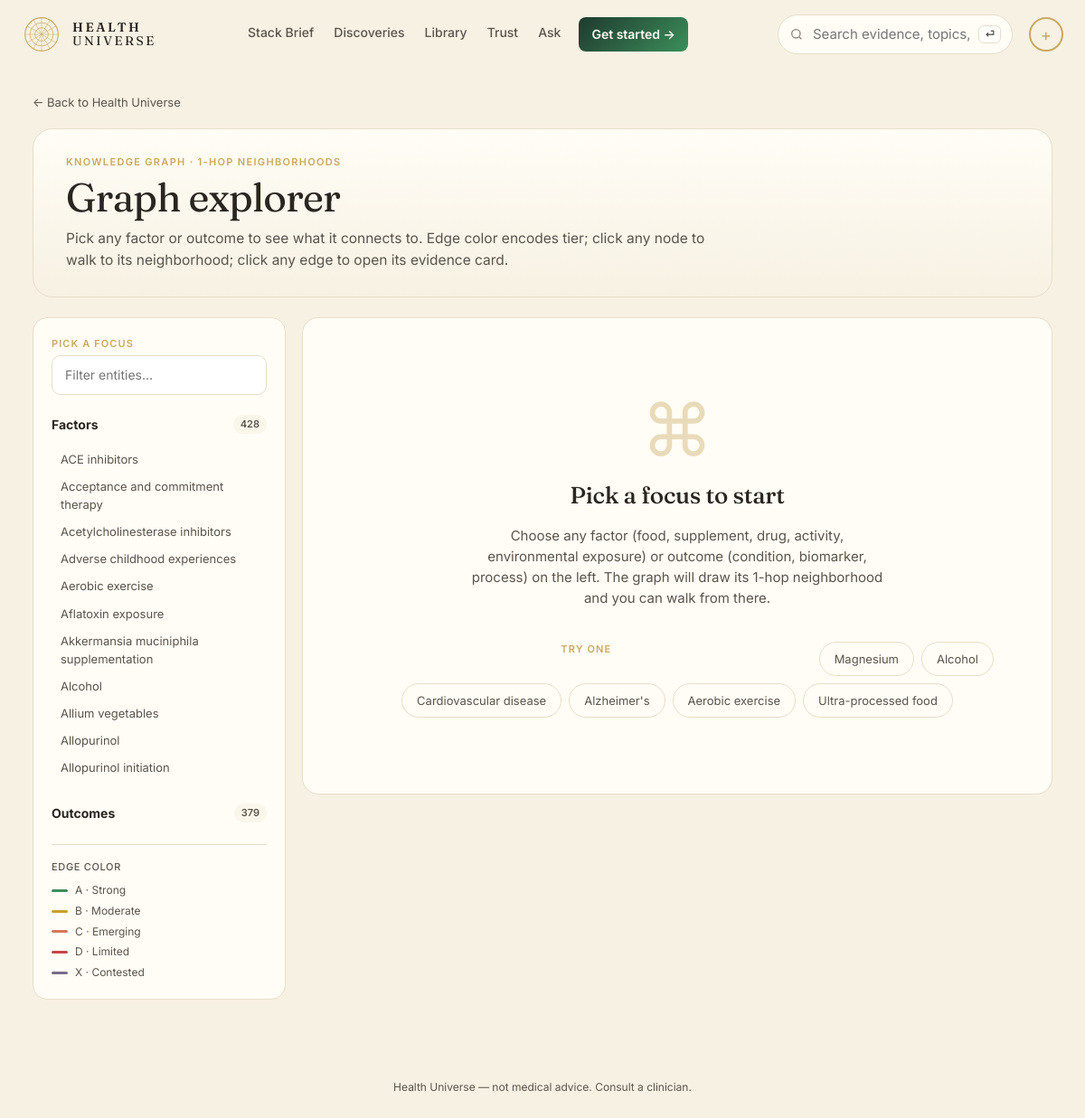
/explore, run on the app's committed database.
### tables this page shows
CREATE TABLE entity (
    id            INTEGER PRIMARY KEY,
    slug          TEXT NOT NULL UNIQUE,
    name          TEXT NOT NULL,
    kind          TEXT NOT NULL CHECK (kind IN (
                    'food','nutrient','supplement','drug','activity',
                    'behavior','environmental','pathogen','gene',
                    'biomarker','condition','process')),
    aliases       TEXT,           -- JSON array
    description   TEXT,
    created_at    TEXT NOT NULL DEFAULT (datetime('now')),
    updated_at    TEXT NOT NULL DEFAULT (datetime('now'))
, embedding BLOB, embedded_at TEXT);

### web/app.py (the view)
@app.get("/explore", response_class=HTMLResponse)
def explore(request: Request, focus: str = ""):
    with connect() as conn:
        all_factors = [dict(r) for r in conn.execute(
            "SELECT slug, name FROM entity WHERE kind IN "
            "('food','nutrient','supplement','drug','activity','behavior','environmental') "
            "ORDER BY name").fetchall()]
        all_outcomes = [dict(r) for r in conn.execute(
            "SELECT slug, name FROM entity WHERE kind IN "
            "('condition','process','biomarker') ORDER BY name").fetchall()]
        focus_entity = None
        nodes: list[dict] = []
        edges: list[dict] = []
        if focus:
            focus_entity = conn.execute(
                "SELECT * FROM entity WHERE slug=?", (focus,)).fetchone()
            if focus_entity:
                rows = conn.execute("""
                    SELECT e.id, e.tier, e.direction, e.summary,
                           f.slug AS f_slug, f.name AS f_name, f.kind AS f_kind,
                           o.slug AS o_slug, o.name AS o_name, o.kind AS o_kind
                    FROM edge e
                    JOIN entity f ON f.id = e.factor_id
                    JOIN entity o ON o.id = e.outcome_id
                    WHERE e.factor_id = ? OR e.outcome_id = ?
                    ORDER BY CASE e.tier WHEN 'A' THEN 1 WHEN 'B' THEN 2
                                  WHEN 'C' THEN 3 ELSE 4 END LIMIT 80""",
                    (focus_entity["id"], focus_entity["id"])).fetchall()
                seen = {focus_entity["slug"]: dict(focus_entity)}
                for r in rows:
                    if r["f_slug"] not in seen:
                        seen[r["f_slug"]] = {"slug": r["f_slug"], "name": r["f_name"], "kind": r["f_kind"]}
                    if r["o_slug"] not in seen:
                        seen[r["o_slug"]] = {"slug": r["o_slug"], "name": r["o_name"], "kind": r["o_kind"]}
                    edges.append({
                        "id": r["id"], "from": r["f_slug"], "to": r["o_slug"],
                        "tier": r["tier"], "direction": r["direction"],
                        "summary": r["summary"],
                    })
                nodes = list(seen.values())
    return render(request, "explore.html", {
        "title": "Explore",
        "factors": all_factors,
        "outcomes": all_outcomes,
        "focus": focus, "focus_entity": dict(focus_entity) if focus_entity else None,
        "nodes": nodes, "edges": edges,
    })

### web/templates/explore.html (shortened to what this page needs)
{% extends "base.html" %}
{% block content %}
<section class="explore-page-v2">
  <a class="back" href="/">← Back to Health Universe</a>
  <header class="explore-head">
    <p class="explore-eyebrow">Knowledge graph · 1-hop neighborhoods</p>
    <h1 class="explore-title">Graph explorer</h1>
    <p class="explore-lede">Pick any factor or outcome to see what it connects to. Edge color encodes tier; click any node to walk to its neighborhood; click any edge to open its evidence card.</p>
  </header>
  <div class="explore-grid-v2">
    <aside class="explore-picker-v2">
      <p class="diary-section-eyebrow">Pick a focus</p>
      <input id="exFilter" class="explore-filter" placeholder="Filter entities…"
             aria-label="Filter entities" oninput="exFilter(this.value)" />
      <details open class="explore-cat">
        <summary><b>Factors</b> <span class="explore-count">{{ factors|length }}</span></summary>
        <ul class="explore-list-v2">
          {% for f in factors %}<li data-name="{{ f.name|lower }}"><a href="/explore?focus={{ f.slug }}" class="{% if focus==f.slug %}sel{% endif %}">{{ f.name }}</a></li>{% endfor %}
        </ul>
      </details>
      <details class="explore-cat">
        <summary><b>Outcomes</b> <span class="explore-count">{{ outcomes|length }}</span></summary>
      </details>
      <div class="explore-legend">
        <p class="explore-legend-h">Edge color</p>
        <ul class="explore-legend-list">
          <li><span class="explore-legend-dot" style="background:var(--tier-A)"></span>A · Strong</li>
          <li><span class="explore-legend-dot" style="background:var(--tier-B)"></span>B · Moderate</li>
          <li><span class="explore-legend-dot" style="background:var(--tier-C)"></span>C · Emerging</li>
          <li><span class="explore-legend-dot" style="background:var(--tier-D)"></span>D · Limited</li>
          <li><span class="explore-legend-dot" style="background:var(--tier-X)"></span>X · Contested</li>
        </ul>
      </div>
    </aside>
    <main class="explore-canvas-v2">
      {% if focus_entity %}
      <header class="explore-focus-head">
        <div>
          <p class="diary-section-eyebrow">Focus · {{ focus_entity.kind }}</p>
          <h2 class="explore-focus-title">{{ focus_entity.name }}</h2>
        </div>
        <div class="explore-focus-meta">
          <span class="badge ghost">{{ edges|length }} edge{{ edges|length != 1 and "s" or "" }}</span>
          <span class="badge ghost">{{ nodes|length }} entit{{ nodes|length != 1 and "ies" or "y" }}</span>
        </div>
      </header>
      <div class="explore-canvas-frame">
        <svg id="graph" viewBox="-300 -300 600 600" preserveAspectRatio="xMidYMid meet"
             style="width:100%; height:560px; background:var(--bg-soft); border-radius:14px;">
          <defs>
            <marker id="arr" viewBox="0 0 10 10" refX="9" refY="5" markerWidth="7" markerHeight="7" orient="auto">
              <path d="M 0 0 L 10 5 L 0 10 Z" fill="#888"/>
            </marker>
          </defs>
        </svg>
        <p class="explore-canvas-hint muted small">Tip · click any edge line to open its evidence card; click any node to walk the graph.</p>
      </div>
      <section class="explore-edges-v2">
        <h3 class="explore-edges-h">Edges <span class="explore-count">{{ edges|length }}</span></h3>
        <ul class="explore-edge-list-v2">
          {% for e in edges %}
          <li>
            <a href="/edge/{{ e.id }}">
              <span class="pill tier-{{ e.tier }}">{{ e.tier }}</span>
              <span class="explore-edge-pair"><b>{{ e.from }}</b> <span class="lib-arrow">→</span> <b>{{ e.to }}</b></span>
              <span class="badge dir-{{ e.direction }}">{{ DIRECTION_LABEL[e.direction] }}</span>
            </a>
          </li>
          {% endfor %}
        </ul>
      </section>
      <script>
        const NODES = {{ nodes | tojson }};
        const EDGES = {{ edges | tojson }};
        const FOCUS = "{{ focus }}";
        const TIER_COLOR = {A:"#3b8e5a", B:"#c8a02a", C:"#d97757", D:"#c44545", X:"#7a6a8c"};
        const KIND_COLOR = {
          food:"#7c8e3a", nutrient:"#7c8e3a", supplement:"#3b8e5a",
          drug:"#5a7eb0", activity:"#c9a961", behavior:"#a08560",
          environmental:"#7a6a8c", process:"#1f3a2e",
          condition:"#c44545", biomarker:"#3b8e5a", pathogen:"#a08560", gene:"#5a7eb0"
        };
        function layout() {
          const positions = {};
          positions[FOCUS] = [0, 0];
          const others = NODES.filter(n => n.slug !== FOCUS);
          const step = (2 * Math.PI) / Math.max(others.length, 1);
          others.forEach((n, i) => {
            const angle = i * step - Math.PI / 2;
            const r = 180 + (i % 3) * 30;
            positions[n.slug] = [Math.cos(angle) * r, Math.sin(angle) * r];
          });
          return positions;
        }
        function render() {
          const pos = layout();
          const svg = document.getElementById("graph");
          const ns = "http://www.w3.org/2000/svg";
          EDGES.forEach(e => {
            const [x1, y1] = pos[e.from] || [0, 0];
            const [x2, y2] = pos[e.to] || [0, 0];
            const line = document.createElementNS(ns, "line");
            line.setAttribute("x1", x1); line.setAttribute("y1", y1);
            line.setAttribute("x2", x2); line.setAttribute("y2", y2);
            line.setAttribute("stroke", TIER_COLOR[e.tier] || "#888");
            line.setAttribute("stroke-width", e.tier === "A" ? 2.5 : e.tier === "B" ? 1.8 : 1.1);
            line.setAttribute("stroke-opacity", "0.65");
            line.setAttribute("marker-end", "url(#arr)");
            svg.appendChild(line);
            const t = document.createElementNS(ns, "title");
            t.textContent = `${e.from} → ${e.to}: tier ${e.tier} · ${e.direction}`;
            line.appendChild(t);
            line.style.cursor = "pointer";
            line.onclick = () => location.href = "/edge/" + e.id;
          });
          NODES.forEach(n => {
            const [x, y] = pos[n.slug];
            const g = document.createElementNS(ns, "g");
            g.setAttribute("transform", `translate(${x},${y})`);
            g.style.cursor = "pointer";
            g.onclick = () => location.href = "/explore?focus=" + n.slug;
            const c = document.createElementNS(ns, "circle");
            c.setAttribute("r", n.slug === FOCUS ? 11 : 6);
            c.setAttribute("fill", KIND_COLOR[n.kind] || "#888");
            c.setAttribute("stroke", n.slug === FOCUS ? "#1f3a2e" : "#fffdf6");
            c.setAttribute("stroke-width", n.slug === FOCUS ? 3 : 1.5);
            g.appendChild(c);
            const text = document.createElementNS(ns, "text");
            text.setAttribute("x", 14); text.setAttribute("y", 4);
            text.setAttribute("font-size", "11");
            text.setAttribute("font-family", "Inter, sans-serif");
            text.setAttribute("fill", "#2a2520");
            text.textContent = n.name.length > 26 ? n.name.slice(0, 24) + "…" : n.name;
            g.appendChild(text);
            const tt = document.createElementNS(ns, "title");
            tt.textContent = `${n.name} (${n.kind})`;
            g.appendChild(tt);
            svg.appendChild(g);
          });
        }
        render();
      </script>
      {% else %}
      <div class="explore-empty-v2">
        <div class="library-empty-mark" aria-hidden="true">⌘</div>
        <h2>Pick a focus to start</h2>
        <p class="muted">Choose any factor (food, supplement, drug, activity, environmental exposure) or outcome (condition, biomarker, process) on the left. The graph will draw its 1-hop neighborhood and you can walk from there.</p>
        <div class="explore-empty-suggestions">
          <p class="diary-section-eyebrow">Try one</p>
          <a class="explore-suggest" href="/explore?focus=magnesium">Magnesium</a>
          <a class="explore-suggest" href="/explore?focus=alcohol">Alcohol</a>
          <a class="explore-suggest" href="/explore?focus=cvd">Cardiovascular disease</a>
          <a class="explore-suggest" href="/explore?focus=alzheimers">Alzheimer's</a>
          <a class="explore-suggest" href="/explore?focus=aerobic_exercise">Aerobic exercise</a>
          <a class="explore-suggest" href="/explore?focus=ultra_processed">Ultra-processed food</a>
        </div>
      </div>
      {% endif %}
    </main>
  </div>
</section>
{% endblock %}

### data on the page
entity: name "ACE inhibitors"
entity: name "Acceptance and commitment therapy"
entity: name "Acetylcholinesterase inhibitors"
entity: name "Adverse childhood experiences"
entity: name "Aerobic exercise"
entity: name "Aflatoxin exposure"
entity: name "Akkermansia muciniphila supplementation"
entity: name "Alcohol"
entity: name "Allium vegetables"
entity: name "Allopurinol"
entity: name "Allopurinol initiation"

### other printed values
{{ nav_initials or '+' }} "+"
{{ factors|length }} "428"
{{ outcomes|length }} "379"
